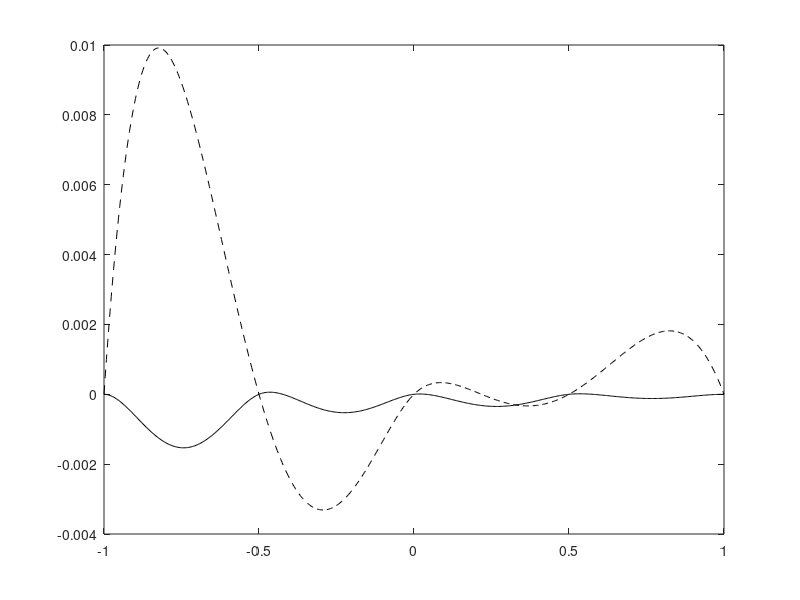

MATLAB code to generate this figure:
% Bradie: section 5.6, example 18
clear
% Goal: Get the clamped cubic spline to f(x) = (x+1)exp(-x) on [-1, 1].
%
% Note that the value of the derivative at the endpoints is f'(-1) = exp(1)
% and f'(1) = -exp(-1).

% set x, f, and f' values at the endpoints
x = linspace(-1, 1, 5);
f = (x+1).*exp(-x);
fp0 = exp(1);
fpn = -exp(-1);

% get the spline on the finer mesh given by t
t = linspace(-1, 1, 2^9+1);

y = [fp0 f fpn];
fs_clamped = spline(x, y, t);

% plot to compare
plot(x, f, 'o', t, fs_clamped, 'r')

%%
% Also get the cubic spline using not-a-knot bc
fs_not = spline(x, f, t);

% plot the errors
f_exact = (t+1).*exp(-t);
err_clamped = f_exact - fs_clamped;
err_not = f_exact - fs_not;

plot(t, err_clamped, 'k', t, err_not, '--k')
